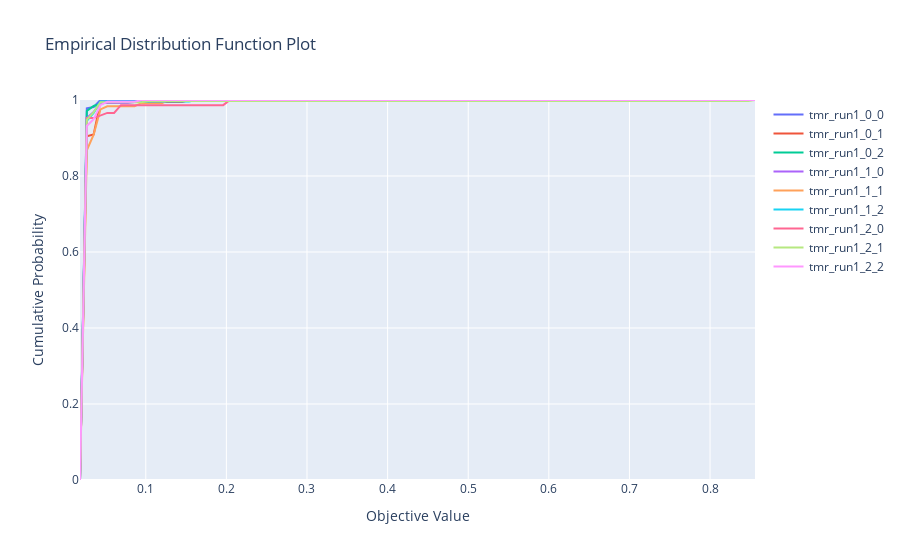

Notebook code cell kept with this figure:
### Code cell
optuna.visualization.plot_edf(studies)
